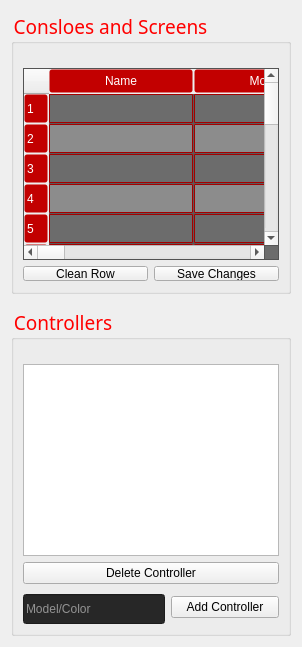
     <widget class="QWidget" name="tab_3">
      <attribute name="title">
       <string>Devices</string>
      </attribute>
      <layout class="QGridLayout" name="gridLayout_3">
       <item row="0" column="0">
        <widget class="QGroupBox" name="Consoles_Screens_groupbox">
         <property name="font">
          <font>
           <family>Impact</family>
           <pointsize>14</pointsize>
          </font>
         </property>
         <property name="styleSheet">
          <string notr="true">QGroupBox::title{
color :red;
}</string>
         </property>
         <property name="title">
          <string>Consloes and Screens</string>
         </property>
         <layout class="QGridLayout" name="gridLayout_4">
          <item row="0" column="0">
           <spacer name="verticalSpacer">
            <property name="orientation">
             <enum>Qt::Vertical</enum>
            </property>
            <property name="sizeType">
             <enum>QSizePolicy::Fixed</enum>
            </property>
            <property name="sizeHint" stdset="0">
             <size>
              <width>0</width>
              <height>15</height>
             </size>
            </property>
           </spacer>
          </item>
          <item row="1" column="0">
           <widget class="QTableWidget" name="tableWidget_2">
            <property name="font">
             <font>
              <family>Segoe UI Black</family>
              <pointsize>9</pointsize>
              <weight>75</weight>
              <italic>false</italic>
              <bold>true</bold>
             </font>
            </property>
            <property name="styleSheet">
             <string notr="true">QTableWidget{
background-color : #6c6c6c;
	alternate-background-color: #8c8c8c ;
font: normal normal bold 9pt &quot;Segoe UI Black&quot;,&quot;Arial Black&quot;, &quot;Bahij TheSansArabic&quot;,&quot;Perpetua Titling MT&quot;, &quot;Script MT Bold&quot;, &quot;Traditional Arabic&quot;;
}

QTableWidget QLineEdit{
background-color:#272727;
border: 1px solid#aaaaaa;
font: normal normal bold 9pt &quot;Segoe UI Black&quot;,&quot;ArialI Black&quot;, &quot;Bahij TheSansArabic&quot;,&quot;Perpetua Titling MT&quot;, &quot;Script MT Bold&quot;, &quot;Traditional Arabic&quot;;
color : white;
}

QTableWidget::item{
border : 0.5px solid #A40000;
border-radius : 1px;
color : white;
font: normal normal 9pt bold &quot;Segoe UI Black&quot;, &quot;Arial Black&quot;,&quot;Bahij TheSansArabic&quot;,&quot;Perpetua Titling MT&quot;, &quot;Script MT Bold&quot;, &quot;Traditional Arabic&quot;;
}

QTableWidget::item:selected{
background-color :  rgb(255, 55, 55)
}

QHeaderView::section {
  background-color :#c20000;
  padding: 2px;
border : 1px solid transparent;
border-radius : 3px;
	margin-right : 1px;
margin-bottom : 1px;
font: 10pt &quot;Segoe UI Black&quot;,&quot;Arial Black&quot;, &quot;Bahij TheSansArabic&quot;,&quot;Perpetua Titling MT&quot;, &quot;Script MT Bold&quot;, &quot;Traditional Arabic&quot;;
color : white
}

QHeaderView::section:checked
{
font: 10pt  &quot;Segoe UI Black&quot;,&quot;Arial Black&quot;, &quot;Bahij TheSansArabic&quot;,&quot;Perpetua Titling MT&quot;, &quot;Script MT Bold&quot;, &quot;Traditional Arabic&quot;;
 background-color: #8b0000;
color : rgb(238, 238, 238);
}

QTableView QTableCornerButton::section{
background-color : transparent;
border : 1px solid  #A40000;
max-width : 5px
}


/*///////////////////////////////////////////////////////////////*/
 QScrollBar:horizontal {
height : 16px;
            border: none;
            background: none;

        }

        QScrollBar::handle:horizontal {
            background: lightgrey;
            max-width: 26px;
			max-height : 16px
        }

        QScrollBar::handle:horizontal:hover{background-color : rgb(161, 161, 161);}
  QScrollBar::handle:horizontal:pressed{background-color : rgb(130, 130, 130);}

        QScrollBar::add-line:horizontal {
            background: none;
			width : 30px;
            subcontrol-position: right;
            
        }

        QScrollBar::sub-line:horizontal {
			width : 26px;
            background: none;
            subcontrol-position:  left;

        }

        QScrollBar:left-arrow:horizontal{ 
            background: none;
margin-right : 43px;
	image: url(:/login/arrow-93-16.png)
        }

QScrollBar::right-arrow:horizontal {
			padding : 1px;
            background: none;
			margin-left : 43px;
image: url(:/login/arrow-29-16.png)

}

        QScrollBar::add-page:horizontal, QScrollBar::sub-page:horizontal {
            background: none;
        }

       /* VERTICAL */
QScrollBar:vertical {
            width: 16px;
            border: none;
            background: none;

        }

        QScrollBar::handle:vertical {
            background: lightgray;
            min-height: 20px;
			max-width : 16px
        }

  QScrollBar::handle:vertical:hover{background-color : rgb(161, 161, 161);}
  QScrollBar::handle:vertical:pressed{background-color : rgb(130, 130, 130);}

        QScrollBar::add-line:vertical {
            background: none;
            height: 26px;
            subcontrol-position: bottom;
        }

        QScrollBar::sub-line:vertical {
            background: none;
            height: 26px;
            subcontrol-position: top left;
            subcontrol-origin: margin;
            position: absolute;
        }

        QScrollBar:up-arrow:vertical{
            background: none;
margin-bottom : 40px;
	image: url(:/login/arrow-146-16.png)
        }

 QScrollBar::down-arrow:vertical {
            background: none;
margin-top : 40px;
	image:url(:/login/arrow-208-16.png)
}

        QScrollBar::add-page:vertical, QScrollBar::sub-page:vertical {
            background: none;
        } </string>
            </property>
            <property name="editTriggers">
             <set>QAbstractItemView::DoubleClicked</set>
            </property>
            <property name="tabKeyNavigation">
             <bool>false</bool>
            </property>
            <property name="showDropIndicator" stdset="0">
             <bool>false</bool>
            </property>
            <property name="dragDropOverwriteMode">
             <bool>false</bool>
            </property>
            <property name="alternatingRowColors">
             <bool>true</bool>
            </property>
            <property name="selectionMode">
             <enum>QAbstractItemView::SingleSelection</enum>
            </property>
            <property name="selectionBehavior">
             <enum>QAbstractItemView::SelectItems</enum>
            </property>
            <property name="horizontalScrollMode">
             <enum>QAbstractItemView::ScrollPerItem</enum>
            </property>
            <property name="rowCount">
             <number>18</number>
            </property>
            <property name="columnCount">
             <number>10</number>
            </property>
            <attribute name="horizontalHeaderCascadingSectionResizes">
             <bool>false</bool>
            </attribute>
            <attribute name="horizontalHeaderDefaultSectionSize">
             <number>145</number>
            </attribute>
            <attribute name="horizontalHeaderHighlightSections">
             <bool>false</bool>
            </attribute>
            <row/>
            <row/>
            <row/>
            <row/>
            <row/>
            <row/>
            <row/>
            <row/>
            <row/>
            <row/>
            <row/>
            <row/>
            <row/>
            <row/>
            <row/>
            <row/>
            <row/>
            <row/>
            <column>
             <property name="text">
              <string>Name</string>
             </property>
            </column>
            <column>
             <property name="text">
              <string>Model</string>
             </property>
            </column>
            <column>
             <property name="text">
              <string>Storage</string>
             </property>
            </column>
            <column>
             <property name="text">
              <string>Games</string>
             </property>
            </column>
            <column>
             <property name="text">
              <string>TV Model</string>
             </property>
            </column>
            <column>
             <property name="text">
              <string>TV Resloution</string>
             </property>
            </column>
            <column>
             <property name="text">
              <string>TV Size</string>
             </property>
            </column>
            <column>
             <property name="text">
              <string>Curved or Not</string>
             </property>
            </column>
            <column>
             <property name="text">
              <string comment="df" extracomment="sfs">Price/Hour</string>
             </property>
            </column>
            <column>
             <property name="text">
              <string>Controller Price/Hour</string>
             </property>
            </column>
           </widget>
          </item>
          <item row="2" column="0">
           <layout class="QHBoxLayout" name="horizontalLayout_7">
            <item>
             <widget class="QPushButton" name="device_delete">
              <property name="cursor">
               <cursorShape>PointingHandCursor</cursorShape>
              </property>
              <property name="styleSheet">
               <string notr="true">max-height : 13px;
margin-top : 0;
margin-bottom : 1px
</string>
              </property>
              <property name="text">
               <string>Clean Row</string>
              </property>
             </widget>
            </item>
            <item>
             <widget class="QPushButton" name="device_savechanges">
              <property name="cursor">
               <cursorShape>PointingHandCursor</cursorShape>
              </property>
              <property name="styleSheet">
               <string notr="true">max-height : 13px;
margin-top : 0;
margin-bottom : 1px</string>
              </property>
              <property name="text">
               <string>Save Changes</string>
              </property>
             </widget>
            </item>
           </layout>
          </item>
         </layout>
        </widget>
       </item>
       <item row="2" column="0">
        <widget class="QGroupBox" name="Controllers">
         <property name="font">
          <font>
           <family>Impact</family>
           <pointsize>14</pointsize>
          </font>
         </property>
         <property name="styleSheet">
          <string notr="true">QGroupBox::title{
color :red;
}</string>
         </property>
         <property name="title">
          <string>Controllers</string>
         </property>
         <layout class="QGridLayout" name="gridLayout_6">
          <item row="2" column="0">
           <layout class="QHBoxLayout" name="horizontalLayout_6">
            <item>
             <widget class="QLineEdit" name="add_controller_input">
              <property name="palette">
               <palette>
                <active>
                 <colorrole role="WindowText">
                  <brush brushstyle="SolidPattern">
                   <color alpha="255">
                    <red>255</red>
                    <green>255</green>
                    <blue>255</blue>
                   </color>
                  </brush>
                 </colorrole>
                 <colorrole role="Button">
                  <brush brushstyle="SolidPattern">
                   <color alpha="255">
                    <red>39</red>
                    <green>39</green>
                    <blue>39</blue>
                   </color>
                  </brush>
                 </colorrole>
                 <colorrole role="Text">
                  <brush brushstyle="SolidPattern">
                   <color alpha="255">
                    <red>255</red>
                    <green>255</green>
                    <blue>255</blue>
                   </color>
                  </brush>
                 </colorrole>
                 <colorrole role="ButtonText">
                  <brush brushstyle="SolidPattern">
                   <color alpha="255">
                    <red>255</red>
                    <green>255</green>
                    <blue>255</blue>
                   </color>
                  </brush>
                 </colorrole>
                 <colorrole role="Base">
                  <brush brushstyle="SolidPattern">
                   <color alpha="255">
                    <red>39</red>
                    <green>39</green>
                    <blue>39</blue>
                   </color>
                  </brush>
                 </colorrole>
                 <colorrole role="Window">
                  <brush brushstyle="SolidPattern">
                   <color alpha="255">
                    <red>39</red>
                    <green>39</green>
                    <blue>39</blue>
                   </color>
                  </brush>
                 </colorrole>
                 <colorrole role="Highlight">
                  <brush brushstyle="SolidPattern">
                   <color alpha="255">
                    <red>213</red>
                    <green>0</green>
                    <blue>18</blue>
                   </color>
                  </brush>
                 </colorrole>
                 <colorrole role="PlaceholderText">
                  <brush brushstyle="NoBrush">
                   <color alpha="128">
                    <red>255</red>
                    <green>255</green>
                    <blue>255</blue>
                   </color>
                  </brush>
                 </colorrole>
                </active>
                <inactive>
                 <colorrole role="WindowText">
                  <brush brushstyle="SolidPattern">
                   <color alpha="255">
                    <red>255</red>
                    <green>255</green>
                    <blue>255</blue>
                   </color>
                  </brush>
                 </colorrole>
                 <colorrole role="Button">
                  <brush brushstyle="SolidPattern">
                   <color alpha="255">
                    <red>39</red>
                    <green>39</green>
                    <blue>39</blue>
                   </color>
                  </brush>
                 </colorrole>
                 <colorrole role="Text">
                  <brush brushstyle="SolidPattern">
                   <color alpha="255">
                    <red>255</red>
                    <green>255</green>
                    <blue>255</blue>
                   </color>
                  </brush>
                 </colorrole>
                 <colorrole role="ButtonText">
                  <brush brushstyle="SolidPattern">
                   <color alpha="255">
                    <red>255</red>
                    <green>255</green>
                    <blue>255</blue>
                   </color>
                  </brush>
                 </colorrole>
                 <colorrole role="Base">
                  <brush brushstyle="SolidPattern">
                   <color alpha="255">
                    <red>39</red>
                    <green>39</green>
                    <blue>39</blue>
                   </color>
                  </brush>
                 </colorrole>
                 <colorrole role="Window">
                  <brush brushstyle="SolidPattern">
                   <color alpha="255">
                    <red>39</red>
                    <green>39</green>
                    <blue>39</blue>
                   </color>
                  </brush>
                 </colorrole>
                 <colorrole role="Highlight">
                  <brush brushstyle="SolidPattern">
                   <color alpha="255">
                    <red>213</red>
                    <green>0</green>
                    <blue>18</blue>
                   </color>
                  </brush>
                 </colorrole>
                 <colorrole role="PlaceholderText">
                  <brush brushstyle="NoBrush">
                   <color alpha="128">
                    <red>255</red>
                    <green>255</green>
                    <blue>255</blue>
                   </color>
                  </brush>
                 </colorrole>
                </inactive>
                <disabled>
                 <colorrole role="WindowText">
                  <brush brushstyle="SolidPattern">
                   <color alpha="255">
                    <red>255</red>
                    <green>255</green>
                    <blue>255</blue>
                   </color>
                  </brush>
                 </colorrole>
                 <colorrole role="Button">
                  <brush brushstyle="SolidPattern">
                   <color alpha="255">
                    <red>39</red>
                    <green>39</green>
                    <blue>39</blue>
                   </color>
                  </brush>
                 </colorrole>
                 <colorrole role="Text">
                  <brush brushstyle="SolidPattern">
                   <color alpha="255">
                    <red>255</red>
                    <green>255</green>
                    <blue>255</blue>
                   </color>
                  </brush>
                 </colorrole>
                 <colorrole role="ButtonText">
                  <brush brushstyle="SolidPattern">
                   <color alpha="255">
                    <red>255</red>
                    <green>255</green>
                    <blue>255</blue>
                   </color>
                  </brush>
                 </colorrole>
                 <colorrole role="Base">
                  <brush brushstyle="SolidPattern">
                   <color alpha="255">
                    <red>39</red>
                    <green>39</green>
                    <blue>39</blue>
                   </color>
                  </brush>
                 </colorrole>
                 <colorrole role="Window">
                  <brush brushstyle="SolidPattern">
                   <color alpha="255">
                    <red>39</red>
                    <green>39</green>
                    <blue>39</blue>
                   </color>
                  </brush>
                 </colorrole>
                 <colorrole role="Highlight">
                  <brush brushstyle="SolidPattern">
                   <color alpha="255">
                    <red>0</red>
                    <green>120</green>
                    <blue>215</blue>
                   </color>
                  </brush>
                 </colorrole>
                 <colorrole role="PlaceholderText">
                  <brush brushstyle="NoBrush">
                   <color alpha="128">
                    <red>255</red>
                    <green>255</green>
                    <blue>255</blue>
                   </color>
                  </brush>
                 </colorrole>
                </disabled>
               </palette>
              </property>
              <property name="styleSheet">
               <string notr="true">min-height : 28px;
margin-top : 4px</string>
              </property>
              <property name="placeholderText">
               <string>Model/Color</string>
              </property>
             </widget>
            </item>
            <item>
             <widget class="QPushButton" name="add_controller">
              <property name="cursor">
               <cursorShape>PointingHandCursor</cursorShape>
              </property>
              <property name="styleSheet">
               <string notr="true">min-width : 100px
</string>
              </property>
              <property name="text">
               <string>Add Controller</string>
              </property>
             </widget>
            </item>
           </layout>
          </item>
          <item row="1" column="0">
           <layout class="QVBoxLayout" name="verticalLayout_2">
            <item>
             <widget class="QListWidget" name="listWidget">
              <property name="styleSheet">
               <string notr="true">border-color:transparent;
</string>
              </property>
             </widget>
            </item>
            <item>
             <widget class="QPushButton" name="delete_controller">
              <property name="cursor">
               <cursorShape>PointingHandCursor</cursorShape>
              </property>
              <property name="text">
               <string>Delete Controller</string>
              </property>
             </widget>
            </item>
           </layout>
          </item>
          <item row="0" column="0">
           <spacer name="verticalSpacer_2">
            <property name="orientation">
             <enum>Qt::Vertical</enum>
            </property>
            <property name="sizeType">
             <enum>QSizePolicy::Fixed</enum>
            </property>
            <property name="sizeHint" stdset="0">
             <size>
              <width>0</width>
              <height>15</height>
             </size>
            </property>
           </spacer>
          </item>
         </layout>
        </widget>
       </item>
       <item row="1" column="0">
        <spacer name="verticalSpacer_3">
         <property name="orientation">
          <enum>Qt::Vertical</enum>
         </property>
         <property name="sizeType">
          <enum>QSizePolicy::Fixed</enum>
         </property>
         <property name="sizeHint" stdset="0">
          <size>
           <width>0</width>
           <height>7</height>
          </size>
         </property>
        </spacer>
       </item>
      </layout>
     </widget>
